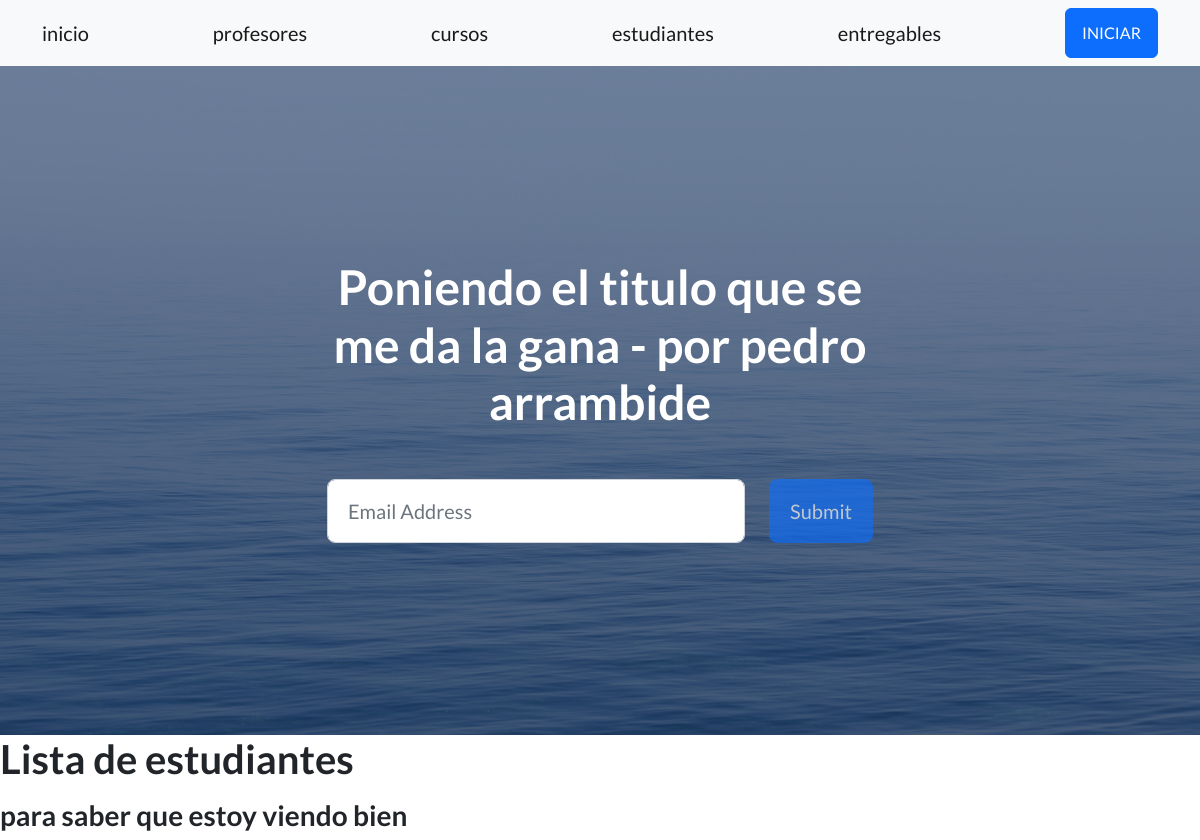
The app's page /AppCoder/estudiantes, older data.
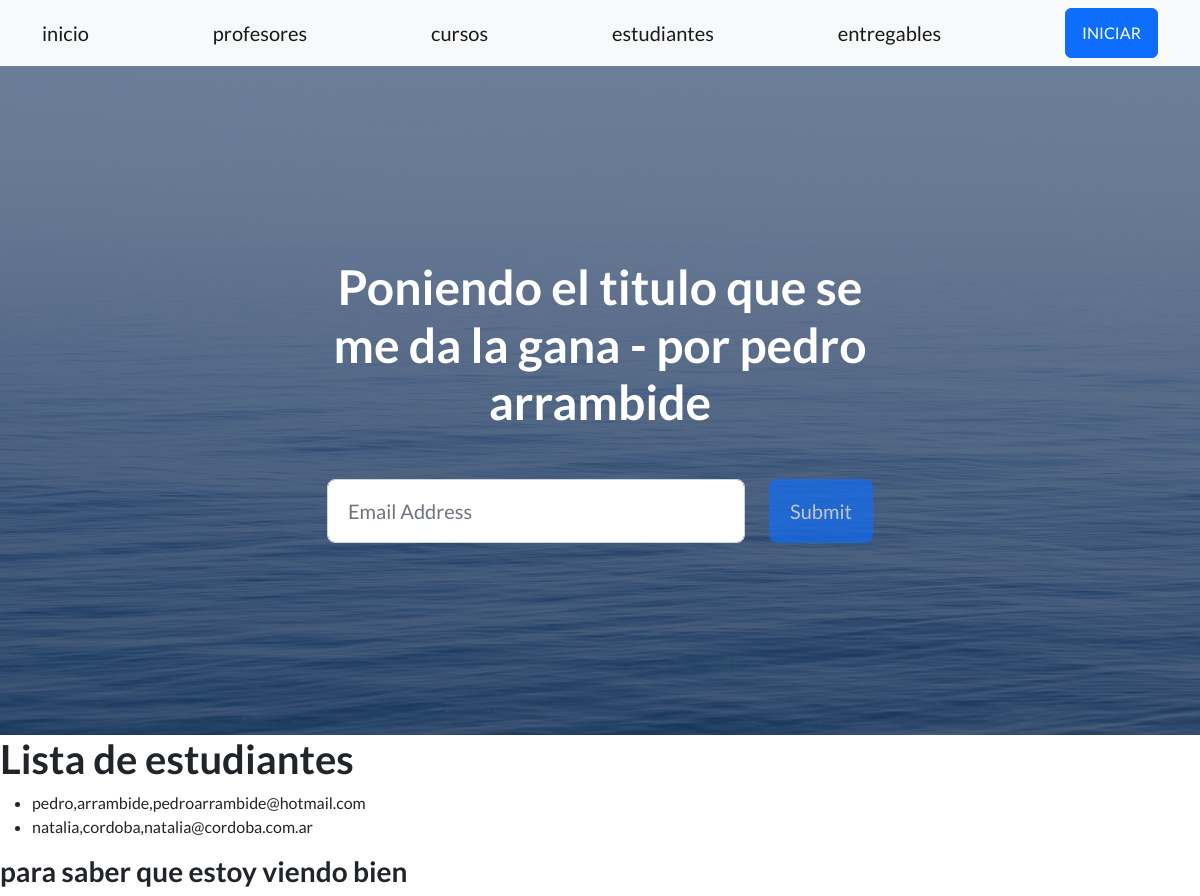
The same page, newer data.
### AppCoder/models.py (models this page shows)
class Estudiante(models.Model):
    nombre = models.CharField(max_length=30)
    apellido = models.CharField(max_length=30)
    email = models.EmailField()

### AppCoder/views.py (the view)
# urls.py: path('estudiantes', views.estudiantes, name="estudiantes"),
def estudiantes(request):
    estudiantes = Estudiante.objects.all()
    return render(request, 'estudiantes.html',{'estudiantes':estudiantes})

### AppCoder/templates/estudiantes.html
{% extends 'padre.html' %}
{% load static %}
{% block contenidoQueCambia %}
<h1>Lista de estudiantes</h1>
<ul>
    {% for e in estudiantes %}
    <li>{{e.nombre}},{{e.apellido}},{{e.email}}</li>
    {% endfor %}
</ul>
<h3>para saber que estoy viendo bien</h3>
{% endblock contenidoQueCambia %}

Row changes from the older to the newer data that the page shows:
added Estudiante: nombre "pedro", apellido "arrambide", email "pedroarrambide@hotmail.com"
added Estudiante: nombre "natalia", apellido "cordoba", email "natalia@cordoba.com.ar"
